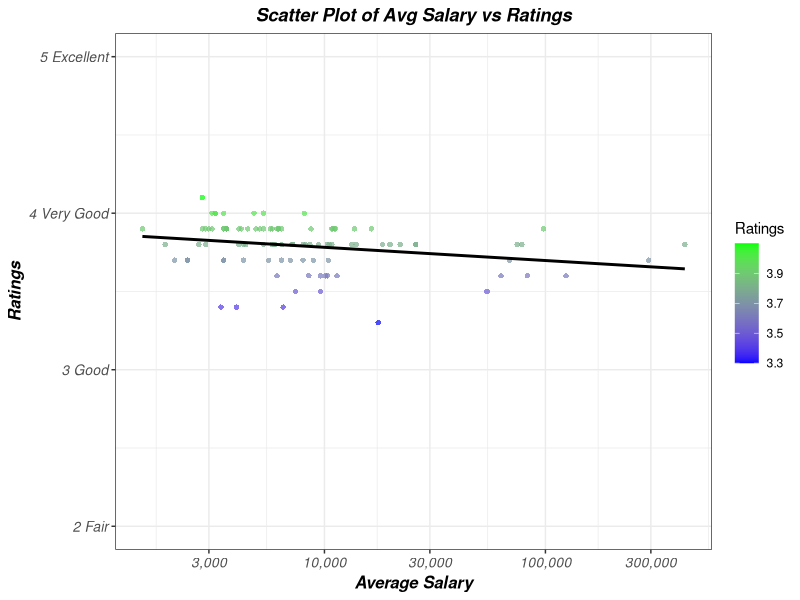

Recreate this plot in R.
library(readxl)
library("dplyr")
library(ggplot2)


# Reading the raw company data
companies_df <- read_excel("companies.xlsx")

# filtering and limiting the company df
filtered_companies_df <- companies_df %>%
  filter(Highly_rated_for == "Job Security")%>%  
  mutate(Avg_salary = as.numeric(gsub("k", "", Avg_salary)) * 1000)%>%  # Convert the k into 1000
  slice(1:100)


# Creating a scatter plot to visualize the relationship between company rating and average salary
ggplot(data = filtered_companies_df, aes(x = Avg_salary, y = Ratings)) +
  geom_point(aes(colour = Ratings), shape = 16, alpha = 0.7) +
  geom_smooth(method = "lm", color = "black", se = FALSE) +
  scale_color_gradient(low = "blue", high = "green") +
  theme_bw() +
  
  labs(title = "Scatter Plot of Avg Salary vs Ratings",
       x = "Average Salary",
       y = "Ratings") +
  
#  scale_x_log10(labels = scales::comma) + # Scale the x axis
  scale_x_continuous(labels = scales::comma,
                     # breaks = scales::pretty_breaks(n = ),
                     # breaks = function(x) 10^pretty(log10(range(x, finite = TRUE))),
                     trans = "log10") +
  scale_y_continuous(limits = c(2, 5),
                     breaks = 2:5,
                     labels = c("2 Fair","3 Good", "4 Very Good", "5 Excellent")) +
  
  theme(plot.title = element_text(hjust = 0.5, face = "bold.italic"),  # Center the plot title
        legend.position = "right",  # Adjust legend position
        axis.text = element_text(size = 10, face = "italic"),  # Adjust text size
        axis.title = element_text(size = 12, face = "bold.italic"))  # Adjust title size and font 

# Conclusion we see a very slight negative correlation between a company's rating and the average salary 
